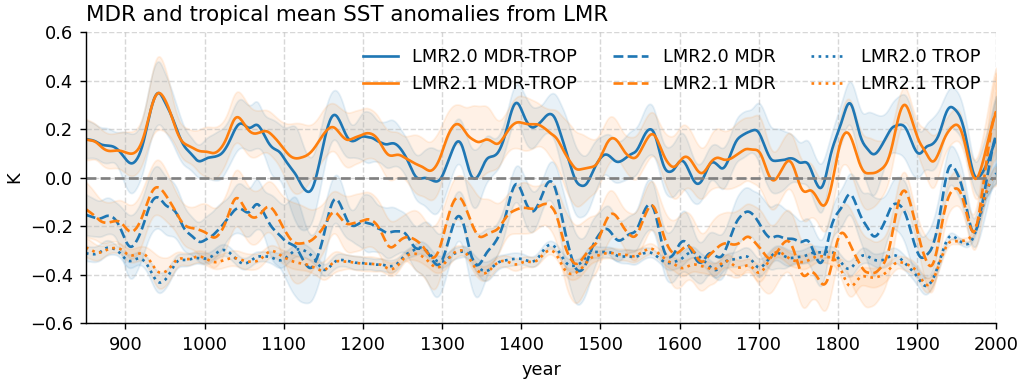

Recreate this plot in Python.
#!/usr/bin/env python
# Wenchang Yang (wenchang@princeton.edu)
# Fri Dec 31 10:58:52 EST 2021
if __name__ == '__main__':
    import sys
    from misc.timer import Timer
    s = ' '
    tt = Timer(f'start {s.join(sys.argv)}')
import sys, os.path, os, glob, datetime
import xarray as xr, numpy as np, pandas as pd, matplotlib.pyplot as plt
#more imports
import xfilter
n_window = 40 #lowpass cutoff years
lowpass = lambda da: da.filter.lowpass(1/n_window, dim='year', padtype='even')
from misc.shell import run_shell
#
if __name__ == '__main__':
    tt.check('end import')
#
#start from here
#ds_lmr2018 = xr.open_dataset('data/LMR/LMR2018_sstmdrtrop_rMDRtransformed18702000.nc')
#ds_lmr2019 = xr.open_dataset('data/LMR/LMR2019_sstmdrtrop_rMDRtransformed18702000.nc')
#LMR2018
ifile = 'data/LMR/LMR2018_sstmdrtrop_rMDRtransformed18702000.nc'
ifile_cached = __file__.replace('.py', '__LMR2018.nc')
if not os.path.exists(ifile_cached): run_shell(f'cp {ifile} {ifile_cached}')
ds_lmr2018 = xr.open_dataset(ifile_cached)
print('[loaded]:', ifile_cached)
#LMR2019
ifile = 'data/LMR/LMR2019_sstmdrtrop_rMDRtransformed18702000.nc'
ifile_cached = __file__.replace('.py', '__LMR2019.nc')
if not os.path.exists(ifile_cached): run_shell(f'cp {ifile} {ifile_cached}')
ds_lmr2019 = xr.open_dataset(ifile_cached)
print('[loaded]:', ifile_cached)

def wyplot(ax=None):
    if ax is None: fig, ax = plt.subplots(figsize=(8,3))
    alpha = 0.1
    years = slice(850, 2000)
    #LMR2018: LMR2.0
    MDR = ds_lmr2018['MDR'].sel(year=years)
    TROP = ds_lmr2018['TROP'].sel(year=years)
    rMDR = (MDR - TROP).pipe(lowpass)
    MDR = MDR.pipe(lowpass)
    TROP = TROP.pipe(lowpass)
    #rMDR
    mean = rMDR.mean('MCrun')
    std = rMDR.std('MCrun')
    ax.fill_between(mean.year, mean-std, mean+std, color='C0', alpha=alpha)
    line_rMDR_2018 = mean.plot(color='C0', ls='-', label='LMR2.0 MDR-TROP')
    #MDR
    mean = MDR.mean('MCrun')
    std = MDR.std('MCrun')
    ax.fill_between(mean.year, mean-std, mean+std, color='C0', alpha=alpha)
    line_MDR_2018 = mean.plot(color='C0', ls='--', label='LMR2.0 MDR')
    #TROP
    mean = TROP.mean('MCrun')
    std = TROP.std('MCrun')
    ax.fill_between(mean.year, mean-std, mean+std, color='C0', alpha=alpha)
    line_TROP_2018 = mean.plot(color='C0', ls=':', label='LMR2.0 TROP')
   
    #LMR2019: LMR2.1
    MDR = ds_lmr2019['MDR'].sel(year=years)
    TROP = ds_lmr2019['TROP'].sel(year=years)
    rMDR = (MDR - TROP).pipe(lowpass)
    MDR = MDR.pipe(lowpass)
    TROP = TROP.pipe(lowpass)
    #rMDR
    mean = rMDR.mean('MCrun')
    std = rMDR.std('MCrun')
    ax.fill_between(mean.year, mean-std, mean+std, color='C1', alpha=alpha)
    line_rMDR_2019 = mean.plot(color='C1', ls='-', label='LMR2.1 MDR-TROP')
    #MDR
    mean = MDR.mean('MCrun')
    std = MDR.std('MCrun')
    ax.fill_between(mean.year, mean-std, mean+std, color='C1', alpha=alpha)
    line_MDR_2019 = mean.plot(color='C1', ls='--', label='LMR2.1 MDR')
    #TROP
    mean = TROP.mean('MCrun')
    std = TROP.std('MCrun')
    ax.fill_between(mean.year, mean-std, mean+std, color='C1', alpha=alpha)
    line_TROP_2019 = mean.plot(color='C1', ls=':', label='LMR2.1 TROP')

    ax.legend(handles=line_rMDR_2018 + line_rMDR_2019 + line_MDR_2018 + line_MDR_2019 + line_TROP_2018 + line_TROP_2019,
        ncol=3, loc='upper right') 
    ax.set_xlim(years.start, years.stop)
    ax.set_xticks(range(2000,850,-100))
    ax.set_ylim(-0.6, 0.6)
    ax.set_ylabel('K')
    ax.axhline(0, color='gray', ls='--')
    ax.set_title('MDR and tropical mean SST anomalies from LMR', loc='left')
 
if __name__ == '__main__':
    from wyconfig import * #my plot settings
    plt.close()
    wyplot()
    
    #savefig
    if len(sys.argv)>1 and 'savefig' in sys.argv[1:]:
        figname = __file__.replace('.py', f'.png')
        wysavefig(figname)
    tt.check(f'**Done**')
    plt.show()
    
